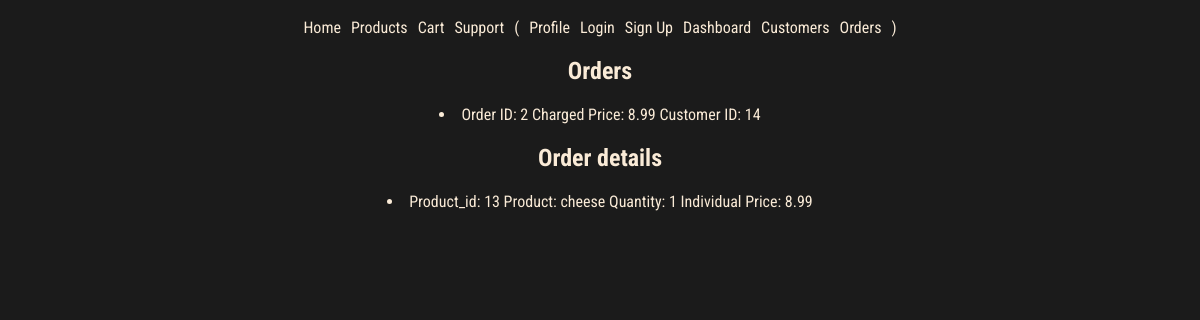
/orders/2, run on an earlier commit of the app's database.
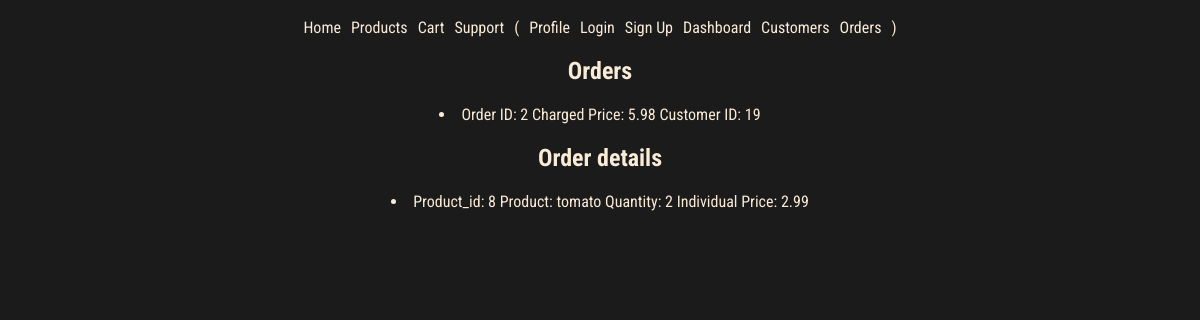
And on a later commit of the database.
### models.py (models this page shows, shortened)
class Order(db.Model):
    id = mapped_column(Integer, primary_key=True)
    user_id = mapped_column(Integer, ForeignKey(User.id), nullable=False)
    user = relationship("User", back_populates="orders")
    total = mapped_column(Numeric, nullable=False, default=0)
    item = relationship("ProductOrder", back_populates="order", cascade="all, delete-orphan")
    created = mapped_column(DateTime(timezone=True), default=datetime.now().replace(microsecond=0))
    processed = mapped_column(DateTime(timezone=True), nullable=True)
    strategy = mapped_column(String(20))  # Add a column to store the strategy used

class ProductOrder(db.Model):
    id = mapped_column(Integer, primary_key=True)
    order_id = mapped_column(Integer, ForeignKey("order.id"), nullable=False)
    product_id = mapped_column(Integer, ForeignKey("product.id"), nullable=False)
    order = relationship("Order", back_populates="item")
    product = relationship("Product", back_populates="orders")
    quantity = mapped_column(Integer, nullable=False, default=0)

class Product(db.Model):
    id = mapped_column(Integer, primary_key=True)
    name = mapped_column(String(200), nullable=False, unique=True)
    price = mapped_column(Numeric, nullable=False, default=0) # :3
    available = mapped_column(Integer, nullable=False, default=0)
    orders = relationship("ProductOrder")

### routes/orders.py (the view)
@orders_bp.route('/<int:order_id>')
def order_detail(order_id):
    order = Order.query.get_or_404(order_id)
    return render_template('pages/order_detail.html', order=order)

### templates/pages/order_detail.html
{% extends "base.html" %}
{% block content %}
<h2>Orders</h2>
<li>
    <span>Order ID: {{ order.id }}</span>
    <span>Charged Price: {{ order.total|round(2) }}</span>
    <span>Customer ID: {{ order.user_id }}</span>
</li>
<h2>Order details</h2>
{% for order in order.item %}
<li>
    <span>Product_id: {{ order.product_id }}</span>
    <span>Product: {{ order.product.name }}</span>
    <span>Quantity: {{ order.quantity }}</span>
    <span>Individual Price: {{ order.product.price|round(2) }}</span>
</li>
{% endfor %}
{% endblock %}

What changed in the data, as far as the page shows it:
changed Order id 2: total "8.99" → "5.98"; user_id "14" → "19"
changed ProductOrder: product_id "13" → "8"; product.name "cheese" → "tomato"; quantity "1" → "2"; product.price "8.99" → "2.99"
